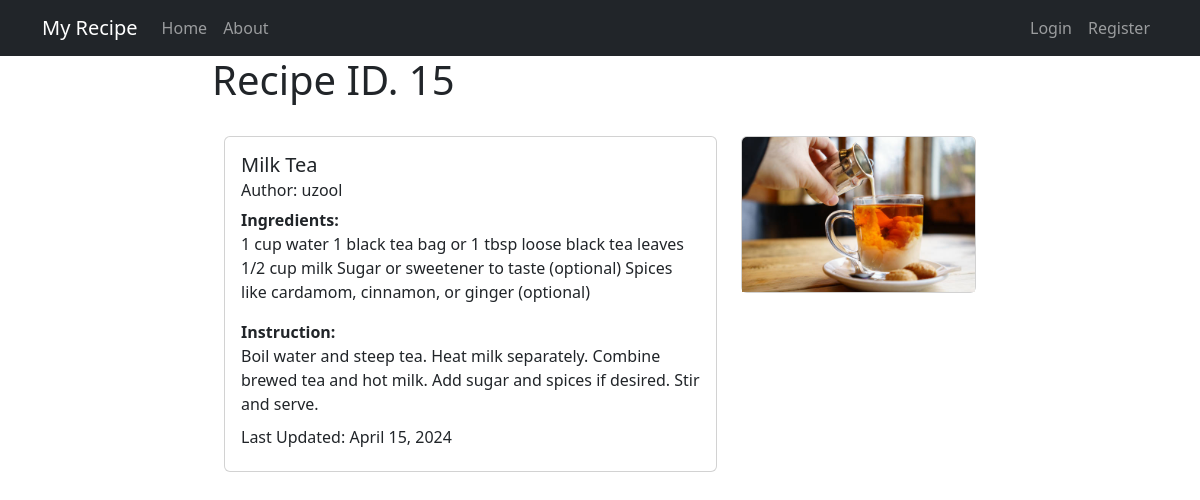
The page /recipe/15/ on the database its author committed.
### recipes/models.py (models this page shows, shortened)
class Recipe(models.Model):
    title=models.CharField(max_length=100)
    description=models.TextField()
    author=models.ForeignKey(User, on_delete=models.CASCADE)
    ingredients = models.TextField(null=True)
    photo = models.ImageField(upload_to='recipe_photos/', blank=True, null=True)
    created_at = models.DateTimeField(auto_now_add=True)
    updated_at = models.DateTimeField(auto_now = True)

### recipes/views.py (the view)
# urls.py: path('recipe/<int:pk>/',views.RecipeDetailView.as_view(), name = "receipe-detail"),
class RecipeDetailView(DetailView):
    model = models.Recipe
    template_name= "my_receipe/recipe_detail.html"

### recipes/templates/my_receipe/recipe_detail.html (shortened to what this page needs)
{% extends 'my_receipe/base.html' %}
{% block content %}
<h1>Recipe ID. {{ object.id }}</h1>
<div class="container">
    <div class="row">
        <div class="col-md-8">
            <div class="card my-4">
                <div class="card-body">
                    <h5 class="card-title">{{ object.title }}</h5>
                    <h6 class="card-subtitle mb-2 text-body-secondary">Author: {{ object.author }}</h6>
                    <p class="card-text"><b>Ingredients:</b><br>{{ object.ingredients }}</p>
                    <p class="card-text"><b>Instruction:</b><br>{{ object.description }}</p>
                    <h6 class="card-subtitle mb-2 text-body-secondary">Last Updated: {{ object.updated_at|date:"F d, Y" }}</h6>
                </div>
            </div>
        </div>
        <div class="col-md-4">
            <div class="card my-4">
                {% if object.photo %}
                <img src="{{ object.photo.url }}" class="card-img-top" alt="Recipe Photo">
                {% endif %}
            </div>
        </div>
    </div>
</div>
{% endblock content %}

### rows shown on the page
Recipe: id "15", title "Milk Tea", author "uzool", ingredients "1 cup water 1 black tea bag or 1 tbsp loose black tea leaves 1/2 cup milk Sugar or sweetener to taste (optional) Spices like cardamom, cinnamon, or ginger (optional)", description "Boil water and steep tea. Heat milk separately. Combine brewed tea and hot milk. Add sugar and spices if desired. Stir and serve.", updated_at "April 15, 2024", photo (picture)
